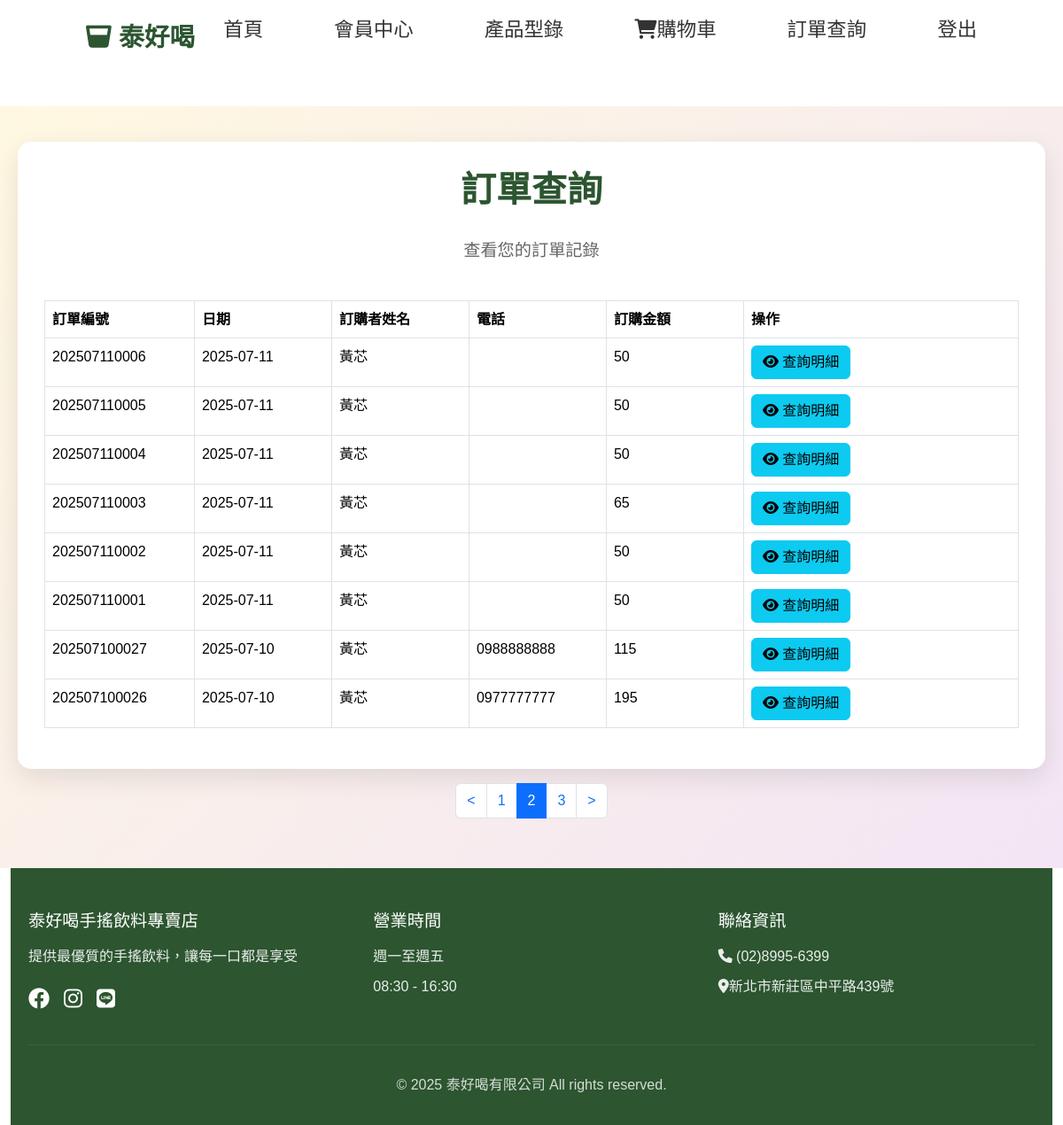
/query_order.php?p=2 (signed in), run on the app's committed database.
### tables this page shows
CREATE TABLE `order1` (
  `id` int(10) UNSIGNED NOT NULL,
  `date1` date NOT NULL,
  `or_no` varchar(20) NOT NULL,
  `acc` text NOT NULL,
  `name` text NOT NULL,
  `amt` int(11) NOT NULL DEFAULT 0,
  `tel` varchar(20) NOT NULL,
  `created_time` timestamp NOT NULL DEFAULT current_timestamp(),
  `updated_time` timestamp NOT NULL DEFAULT current_timestamp() ON UPDATE current_timestamp()
);

### api/db.php (called while the page is built, shortened)
<?php
class DB{
  private $dsn="mysql:host=localhost;dbname=tieat;charset=utf8";
  private $pdo;
  private $table;
  function __construct($table)
  {
    $this->table=$table;
    $this->pdo=new PDO($this->dsn,'root','');
  }
  function arraytosql($array){
     $tmp=[];
     foreach ($array as $key => $value) {
       $tmp[]="`$key`='$value'";
     }
     return $tmp;
  }
  function all(...$arg){
   $sql="select * from $this->table ";
   if(isset($arg[0])){
     if(is_array($arg[0])){
        $tmp=$this->arraytosql($arg[0]);
        $sql.=" where ".join(" and ",$tmp);
     }else{
        $sql.=$arg[0];
     }
   }
   if(isset($arg[1])){
        $sql.=$arg[1];
   }
   return $this->pdo->query($sql)->fetchAll(PDO::FETCH_ASSOC);
  }
}
?>

### query_order.php (the view, shortened to what this page needs)
<?php
 include_once "./api/db.php";
 ?>
<!DOCTYPE html>
<html lang="zh-TW">
<head>
    <?php include "title_link.php" ?>
</head>
<body>
    <?php include 'header.php';?>
    <section class="order-section">
        <div class="order-container">
            <h2 class="order-title">訂單查詢</h2>
            <p class="order-subtitle">查看您的訂單記錄</p>
            <?php
            if(isset($_SESSION['mem'])):
                $acc = $_SESSION['mem'];
                $table = 'order1';
             ?>
                <table class="table table-bordered table-hover table-fixed">
                <thead>
                    <tr>
                        <th style="width: 10%;">訂單編號</th>
                        <th style="width: 10%;">日期</th>
                        <th style="width: 10%;">訂購者姓名</th>
                        <th style="width: 10%;">電話</th>
                        <th style="width: 10%;">訂購金額</th>
                        <th style="width: 20%;">操作</th>
                    </tr>
                </thead>
                <tbody>
                    <?php
                    $all = count(${ucfirst($table)}->all(['acc'=>$acc]));
                    $div = 8;
                    $pages = ceil($all / $div);
                    $now = $_GET['p'] ?? 1;
                    $start = ($now - 1) * $div;
                    $rows = ${ucfirst($table)}->all(['acc'=>$acc]," order by or_no desc limit $start,$div");
                    foreach ($rows as $row):
                    ?>
                        <tr>
                            <td><?= $row['or_no']; ?></td>
                            <td><?= $row['date1']; ?></td>
                            <td><?= $row['name']; ?></td>
                            <td><?= $row['tel']; ?></td>
                            <td><?= $row['amt']; ?></td>
                            <td>
                                <button class="btn btn-info view-details" data-or-no="<?= $row['or_no']; ?>">
                                    <i class="fa-solid fa-eye"></i> 查詢明細
                                </button>
                            </td>
                        </tr>
                    <?php
                      endforeach;
                    endif;
                    ?>
                </tbody>
            </table>
        </div>
            <div class="fixed-footer">
                <div class="container mt-3">
                    <ul class="pagination justify-content-center">
                        <?php if ($now - 1 > 0): ?>
                            <li class="page-item"><a class="page-link" href="?p=<?= $now - 1; ?>"><</a></li>
                        <?php endif; ?>
                        <?php for ($i = 1; $i <= $pages; $i++): ?>
                            <li class="page-item <?= ($now == $i) ? 'active' : ''; ?>">
                                <a class="page-link" href="?p=<?= $i; ?>"><?= $i; ?></a>
                            </li>
                        <?php endfor; ?>
                        <?php if ($now + 1 <= $pages): ?>
                            <li class="page-item"><a class="page-link" href="?p=<?= $now + 1; ?>">></a></li>
                        <?php endif; ?>
                    </ul>
                </div>
            </div>
    </section>
    <?php include 'footer.php'; ?>
</body>
</html>

### style.css (style rules this page uses)
* { margin: 0; padding: 0; box-sizing: border-box; }
body { font-family: 'Noto Sans TC', sans-serif; line-height: 1.6; color: #333; overflow-x: hidden; }
.container { max-width: 1200px; margin: 0 auto; padding: 0 20px; }

### query_order.php (style rules this page uses)
.order-section { margin-top: 120px; padding: 40px 20px; min-height: calc(100vh - 120px); background: linear-gradient(135deg, #fff8e1 0%, #f3e5f5 100%); }
.order-container { max-width: 1200px; margin: 0 auto; background: white; padding: 30px; border-radius: 15px; box-shadow: 0 10px 30px rgba(0, 0, 0, 0.1); }
.order-title { text-align: center; color: #2c5530; margin-bottom: 30px; font-size: 2.5rem; font-weight: 700; }
.order-subtitle { text-align: center; color: #666; margin-bottom: 40px; font-size: 1.2rem; }

### data on the page
order1: or_no "202507110006", date1 "2025-07-11", name "黃芯", amt "50"
order1: or_no "202507110005", date1 "2025-07-11", name "黃芯", amt "50"
order1: or_no "202507110004", date1 "2025-07-11", name "黃芯", amt "50"
order1: or_no "202507110003", date1 "2025-07-11", name "黃芯", amt "65"
order1: or_no "202507110002", date1 "2025-07-11", name "黃芯", amt "50"
order1: or_no "202507110001", date1 "2025-07-11", name "黃芯", amt "50"
order1: or_no "202507100027", date1 "2025-07-10", name "黃芯", tel "0988888888", amt "115"
order1: or_no "202507100026", date1 "2025-07-10", name "黃芯", tel "0977777777", amt "195"
